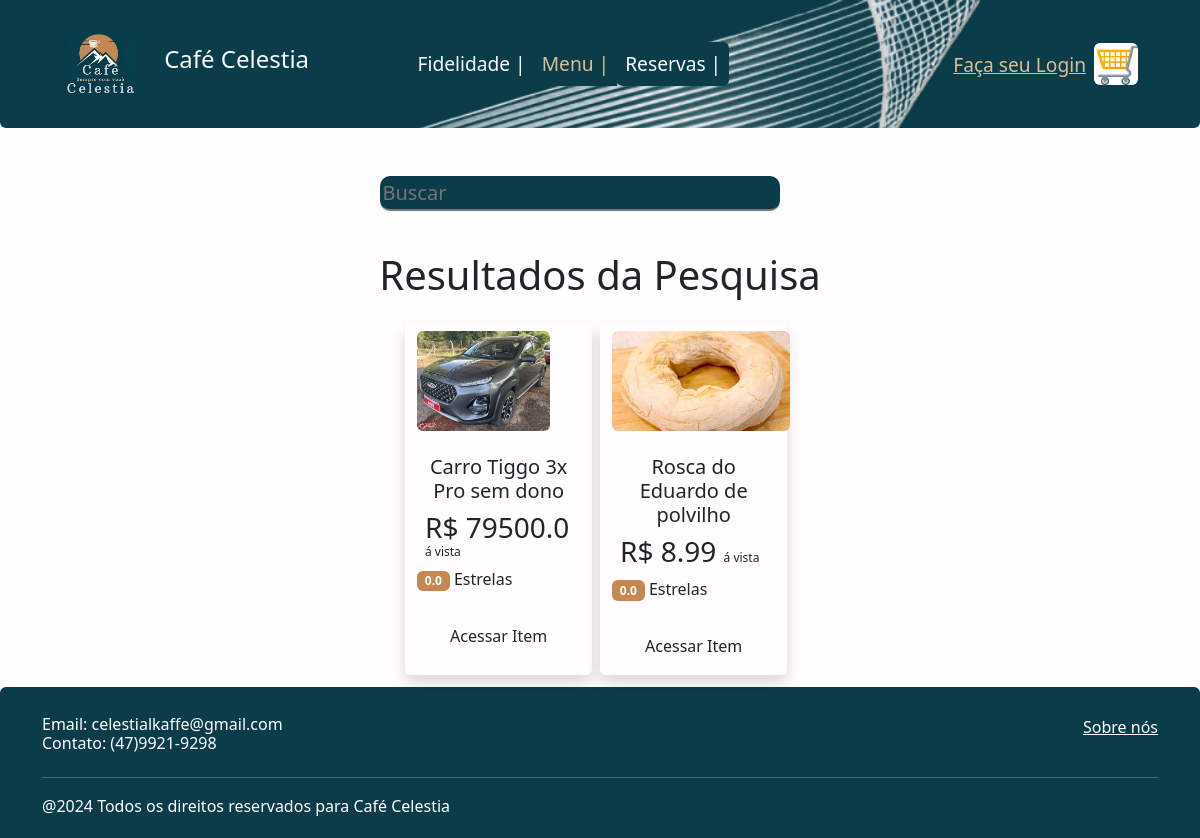
The app's page /menu-produtos/pesquisa= with its own data.
### app/models.py (models this page shows, shortened)
class Itens(db.Model):
    id = db.Column(db.Integer, primary_key=True)
    titulo = db.Column(db.String, nullable=False)
    descricao = db.Column(db.String, nullable=False)
    qntdestoque = db.Column(db.Integer, default=0)
    preco = db.Column(db.Float, nullable=False)
    preco_novo = db.Column(db.Float, nullable=True) #ok, cadastra com preço, se mudar o preço editando
    avaliacao = db.Column(db.Float, default=0.0) #quantidade TOTAL D EESTRELAS
    qntd_vendidas = db.Column(db.Integer,default=0) #acaba dividindo a avaliação
    especial = db.Column(db.Integer, nullable=True, default=0)
    foto = db.Column(db.String, nullable=True, default=None)
    foto2 = db.Column(db.String, nullable=True, default=None)
    foto3 = db.Column(db.String, nullable=True, default=None)
    foto4 = db.Column(db.String, nullable=True, default=None)

### app/views.py (the view)
@app.route('/menu-produtos/pesquisa=', methods=['GET', 'POST'])
def MenuPesquisaPage():
    useratual = current_user
    query = request.form.get('pesquisa', '')
    dados = Itens.query.filter(Itens.titulo.ilike(f'%{query}%')).order_by('titulo')  # Consulta com LIKE para pesquisa
    context = {'dados' : dados.all()}
    return render_template('menupesquisa.html',useratual = useratual, context=context)

### app/templates/menupesquisa.html (shortened to what this page needs)
{% extends 'base.html' %}
    {% block BlockConteudo %}
    <div style="background-color: #FFFDFD;">
        <div class="row">
            <div class="col">
                <br class="mt-2 p-2">
                <br class="mt-2 p-2">
                <div class="row text-center me-5 ms-5">
                        <form action="{{ url_for('MenuPesquisaPage') }}" method="POST">
                            <input class="fs-5" type="text" id="buscabarra" name="pesquisa" placeholder="Buscar">
                            <input type="submit" id="btnpesquisa" value="{{id}}">
                        </form>
                </div>
                <h1 class="text-center mt-4 ">Resultados da Pesquisa</h1>
                <div class="container">
                    <div class="row justify-content-center mt-2 p-2 animacao">
                        <br>
                {% for linha in context['dados'] %}
                    {% if linha.qntdestoque <= 0 %}
                    <div class="shadow rounded mt-2 me-2 zoombtn" style="width: 350px; background-color: #dbdbdb;">
                        <h3 class="text-center">Fora de Estoque</h3>
                    {% else %}
                    <div class="col-2 col-md-2 shadow rounded mt-2 me-2 zoombtn" style=" background-color: #FFFDFD;">
                    {% endif %}
                        <a class="text-decoration-none text-dark" href="{{url_for('DetalhesItemPage',id=linha.id)}}">
                            {% if linha.foto == None %}{% else %}
                                <img src="/static/img/fotos/{{linha.foto}}" style="display: flex; justify-content: center; align-items: center; overflow: hidden; flex-shrink: 0;height:100px; width: max-content;" class="card-img-top mt-2 rounded" alt="{{linha.foto}}">
                            {% endif %}
                            <div class="row mt-4">
                                <h5 class="text-center">{{linha.titulo}}</h5>
                                <h3 class="ms-2">R$ {{linha.preco}} <span class="" style="font-size: 12px;"> á vista </span></h3>
                                <p class=""> <span class="badge text-center" style="background-color: #C78752;">
                                    {% if linha.qntd_vendidas != 0 %}
                                    {{ (linha.avaliacao / linha.qntd_vendidas) | round(1) }}
                                    {% else %}
                                    {{ (linha.avaliacao / (linha.qntd_vendidas + 1)) | round(1) }}
                                    {% endif %}
                                </span> Estrelas </p>
                                <div class="text-center">
                                    <a class="btn p-3" href="{{url_for('DetalhesItemPage',id=linha.id)}}" >Acessar Item</a>
                                </div>
                            </div>
                        </a>
                    </div>
                {% endfor %}
                    </div>
                    </div>
            </div>
        </div>
    </div>
    {% include 'naverodapé.html' %}
    {% endblock %}

### app/static/css/cafec.css (style rules this page uses)
.zoombtn { animation: animate2 0.2s ease-in-out forwards; }
html { scroll-behavior: smooth; }
body { overflow-x: hidden; }
#btnpesquisa { background-image: url(https://encrypted-tbn0.gstatic.com/images?q=tbn:ANd9GcTqzZfUfLjHnGNPgkwZ_MRqrzKR094elrGWWQ&s); background-size: 30px; background-repeat: no-repeat; background-position: right; background-color: transparent; color: transparent; width: 35px; height: 31.8px; border-right: transparent; border-left: transparent; border-top: transparent; border-bottom: transparent; }
#buscabarra { font-size: smaller; width: 400px; height: 35px; border-right: transparent; border-left: transparent; border-top: transparent; background-color: #0b3c49; color: white; border-radius: 10px; }
.animacao { animation: animacaoprod 1s ease-out; }

### records on screen
Itens: foto (picture), titulo "Carro Tiggo 3x Pro sem dono", preco "79500.0", (linha.avaliacao/(linha.qntd_vendidas+1))|round(1) "0.0"
Itens: foto (picture), titulo "Rosca do Eduardo de polvilho", preco "8.99", (linha.avaliacao/(linha.qntd_vendidas+1))|round(1) "0.0"
